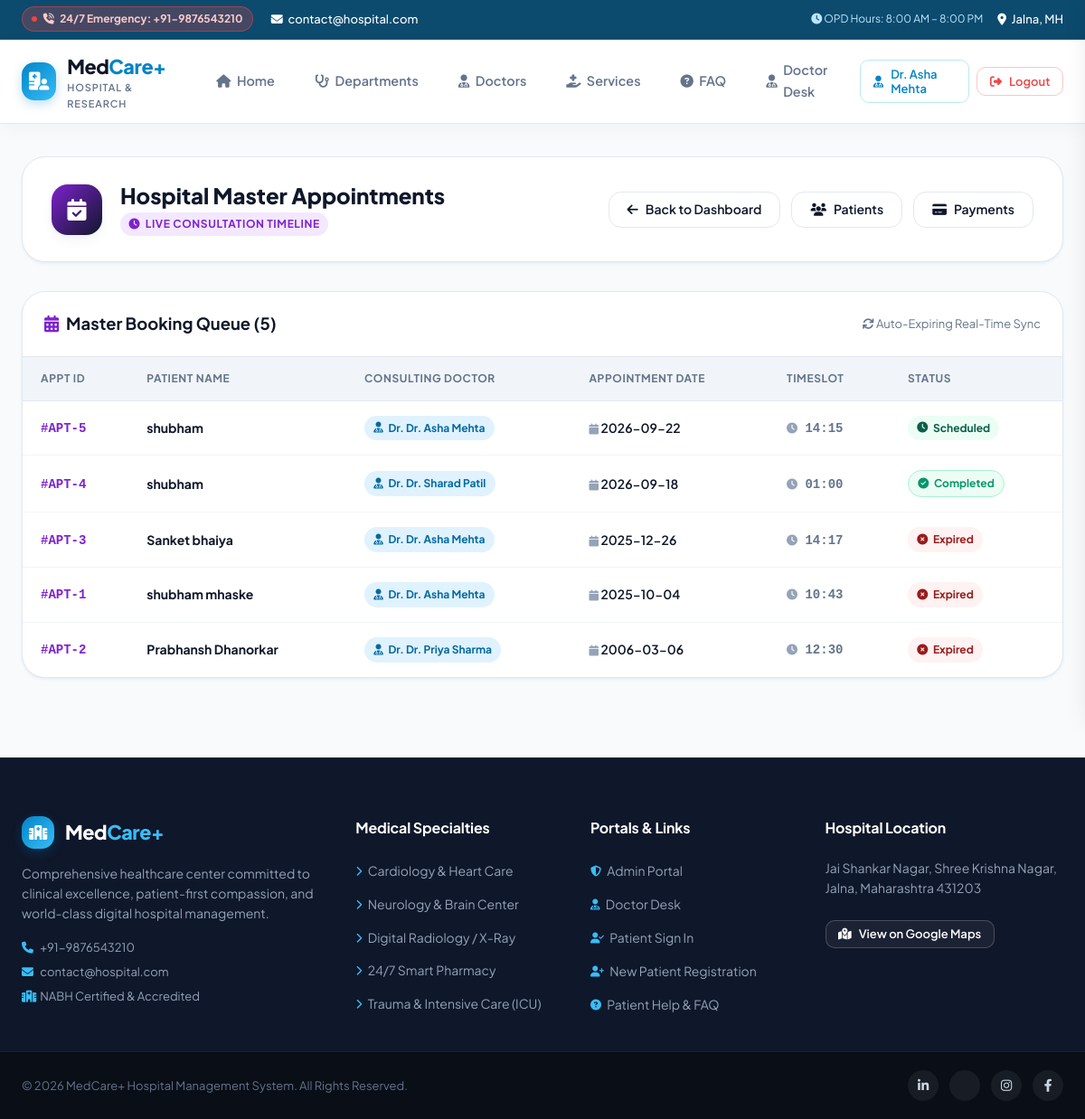
Page /admin/view_appointments (signed in) on the committed database.
### tables this page shows
CREATE TABLE doctors (
    id INTEGER PRIMARY KEY AUTOINCREMENT,
    name TEXT,
    specialization TEXT,
    experience INTEGER,
    mobile TEXT,
    email TEXT UNIQUE,
    password TEXT
);

CREATE TABLE appointments (
    id INTEGER PRIMARY KEY AUTOINCREMENT,
    patient_id INTEGER,
    doctor_id INTEGER,
    appointment_date TEXT,
    appointment_time TEXT,
    status TEXT DEFAULT 'scheduled',
    FOREIGN KEY (patient_id) REFERENCES patients(id),
    FOREIGN KEY (doctor_id) REFERENCES doctors(id)
);

CREATE TABLE patients (
    id INTEGER PRIMARY KEY AUTOINCREMENT,
    name TEXT NOT NULL,
    age INTEGER NOT NULL,
    dob DATE NOT NULL,
    gender TEXT NOT NULL,
    mobile TEXT NOT NULL CHECK(length(mobile) = 10),
    blood_group TEXT NOT NULL,
    address TEXT NOT NULL,
    email TEXT UNIQUE NOT NULL,
    password TEXT NOT NULL
);

### app.py (the view)
@app.route("/admin/view_appointments")
def view_appointments():
    conn = get_db_connection()
    cursor = conn.cursor()
    cursor.execute("""
        SELECT a.id, a.appointment_date, a.appointment_time, a.status,
               d.name AS doctor_name, p.name AS patient_name
        FROM appointments a
        JOIN doctors d ON a.doctor_id = d.id
        JOIN patients p ON a.patient_id = p.id
        ORDER BY a.appointment_date DESC, a.appointment_time DESC
    """)
    rows = cursor.fetchall()
    appointments = [
        {
            "id": row["id"],
            "appointment_date": row["appointment_date"],
            "appointment_time": row["appointment_time"],
            "doctor_name": row["doctor_name"],
            "patient_name": row["patient_name"],
            "status": row["status"]
        }
        for row in rows
    ]
    conn.close()
    return render_template("view_appointments.html", appointments=appointments)

### app.py (called while the page is built)
def get_db_connection():
    conn = sqlite3.connect(DB_PATH, timeout=20.0)
    conn.row_factory = sqlite3.Row
    return conn

def expire_old_appointments():
    now = datetime.now()
    current_date = now.strftime("%Y-%m-%d")
    current_time = now.strftime("%H:%M")
    conn = get_db_connection()
    conn.execute("""
        UPDATE appointments
        SET status = 'Expired'
        WHERE LOWER(status) = 'scheduled'
          AND (
                appointment_date < ?
                OR (appointment_date = ? AND appointment_time < ?)
              )
    """, (current_date, current_date, current_time))
    conn.commit()
    conn.close()

@app.before_request
def before_request():
    expire_old_appointments()

### templates/view_appointments.html (shortened to what this page needs)
{% extends 'layout.html' %}
{% block content %}
<div class="main-content">
  <div class="dashboard-header">
    <div class="dashboard-user-info">
      <div class="dashboard-avatar" style="background: linear-gradient(135deg, #7e22ce, #0f172a);">
        <i class="fa fa-calendar-check"></i>
      </div>
      <div>
        <h1 class="dashboard-title">Hospital Master Appointments</h1>
        <div class="dashboard-role-badge" style="background: #f3e8ff; color: #7e22ce;">
          <i class="fa fa-clock"></i> Live Consultation Timeline
        </div>
      </div>
    </div>
    <div class="dashboard-actions">
      <a href="{{ url_for('admin_dashboard') }}" class="btn btn-outline">
        <i class="fa fa-arrow-left"></i> Back to Dashboard
      </a>
      <a href="{{ url_for('view_patients') }}" class="btn btn-outline">
        <i class="fa fa-users"></i> Patients
      </a>
      <a href="{{ url_for('view_payments') }}" class="btn btn-outline">
        <i class="fa fa-credit-card"></i> Payments
      </a>
    </div>
  </div>
  <div class="table-card">
    <div class="table-header">
      <div class="table-title">
        <i class="fa fa-calendar-days" style="color: #7e22ce;"></i> Master Booking Queue ({{ appointments|length }})
      </div>
      <div style="font-size: 0.8125rem; color: var(--text-muted);">
        <i class="fa fa-arrows-rotate text-emerald-500"></i> Auto-Expiring Real-Time Sync
      </div>
    </div>
    <div class="table-responsive">
      <table class="custom-table">
        <thead>
          <tr>
            <th>Appt ID</th>
            <th>Patient Name</th>
            <th>Consulting Doctor</th>
            <th>Appointment Date</th>
            <th>Timeslot</th>
            <th>Status</th>
          </tr>
        </thead>
        <tbody>
          {% for appt in appointments %}
          <tr>
            <td>
              <span style="font-family: monospace; font-weight: 700; color: #7e22ce;">#APT-{{ appt.id }}</span>
            </td>
            <td>
              <div style="font-weight: 700; color: var(--text-main);">{{ appt.patient_name }}</div>
            </td>
            <td>
              <span class="badge badge-specialization">
                <i class="fa fa-user-doctor"></i> Dr. {{ appt.doctor_name }}
              </span>
            </td>
            <td>
              <span style="color: var(--text-main); font-weight: 600;">
                <i class="fa fa-calendar" style="font-size: 0.75rem; color: #94a3b8;"></i> {{ appt.appointment_date }}
              </span>
            </td>
            <td>
              <span style="font-family: monospace; color: var(--text-muted); font-weight: 600;">
                <i class="fa fa-clock" style="font-size: 0.75rem; color: #94a3b8;"></i> {{ appt.appointment_time }}
              </span>
            </td>
            <td>
              {% if appt.status|lower == 'completed' %}
                <span class="badge" style="background: #ecfdf5; color: #059669; border: 1px solid #a7f3d0;">
                  <i class="fa fa-circle-check"></i> Completed
                </span>
              {% elif appt.status|lower == 'scheduled' %}
                <span class="badge badge-scheduled">
                  <i class="fa fa-clock"></i> Scheduled
                </span>
              {% elif appt.status|lower == 'expired' %}
                <span class="badge badge-expired">
                  <i class="fa fa-circle-xmark"></i> Expired
                </span>
              {% else %}
                <span class="badge badge-info">
                  <i class="fa fa-circle-info"></i> {{ appt.status }}
                </span>
              {% endif %}
            </td>
          </tr>
          {% endfor %}
        </tbody>
      </table>
    </div>
  </div>
</div>
{% endblock %}

### templates/layout.html (shortened to what this page needs)
<!DOCTYPE html>
<html lang="en">
<head>
  <link rel="stylesheet" href="https://cdnjs.cloudflare.com/ajax/libs/font-awesome/6.4.0/css/all.min.css">
  <link rel="stylesheet" href="{{ url_for('static', filename='css/style.css') }}">
</head>
<body>
  <div class="top-bar">
    <div class="top-bar-inner">
      <div style="display: flex; align-items: center; gap: 1.25rem; flex-wrap: wrap;">
        <span class="emergency-badge"><i class="fa fa-phone-volume"></i> 24/7 Emergency: +91-9876543210</span>
        <a href="mailto:contact@hospital.com?subject=Inquiry"><i class="fa fa-envelope"></i> contact@hospital.com</a>
      </div>
      <div style="display: flex; align-items: center; gap: 1rem;">
        <span style="font-size: 0.75rem; color: #bae6fd;"><i class="fa fa-clock"></i> OPD Hours: 8:00 AM – 8:00 PM</span>
        <a href="https://www.google.com/maps/place/Warkad+Hospital/@19.8587013,75.8884777,17z" target="_blank">
          <i class="fa fa-location-dot"></i> Jalna, MH
        </a>
      </div>
    </div>
  </div>
  <header class="site-header">
    <div class="navbar-container">
      <a href="{{ url_for('index') }}" class="brand-logo">
        <div class="brand-icon">
          <i class="fa fa-hospital-user"></i>
        </div>
        <div>
          <div class="brand-title">Med<span>Care+</span></div>
          <span class="brand-subtitle">Hospital & Research</span>
        </div>
      </a>
      <ul class="nav-links">
        <li><a href="{{ url_for('index') }}" class="nav-link {% if request.endpoint == 'index' %}active{% endif %}"><i class="fa fa-house"></i> Home</a></li>
        <li><a href="{{ url_for('index') }}#departments" class="nav-link"><i class="fa fa-stethoscope"></i> Departments</a></li>
        <li><a href="{{ url_for('index') }}#doctors" class="nav-link"><i class="fa fa-user-doctor"></i> Doctors</a></li>
        <li><a href="{{ url_for('index') }}#services" class="nav-link"><i class="fa fa-hand-holding-medical"></i> Services</a></li>
        <li><a href="{{ url_for('index') }}#faq" class="nav-link"><i class="fa fa-circle-question"></i> FAQ</a></li>
        {% if session.get('admin') %}
          <li><a href="{{ url_for('admin_dashboard') }}" class="nav-link {% if request.endpoint and 'admin' in request.endpoint %}active{% endif %}"><i class="fa fa-shield-halved"></i> Admin Hub</a></li>
        {% elif session.get('doctor_id') or session.get('doctor') %}
          <li><a href="{{ url_for('doctor_dashboard') }}" class="nav-link {% if request.endpoint and 'doctor' in request.endpoint %}active{% endif %}"><i class="fa fa-user-doctor"></i> Doctor Desk</a></li>
        {% elif session.get('patient') or session.get('user_id') %}
          <li><a href="{{ url_for('patient_dashboard') }}" class="nav-link {% if request.endpoint and 'patient' in request.endpoint %}active{% endif %}"><i class="fa fa-bed-pulse"></i> Patient Portal</a></li>
        {% endif %}
      </ul>
      <div class="nav-actions">
        {% if session.get('admin') %}
          <div style="display: flex; align-items: center; gap: 0.5rem;">
            <a href="{{ url_for('admin_dashboard') }}" class="btn btn-outline-primary btn-sm"><i class="fa fa-shield-halved"></i> Admin Hub</a>
            <a href="{{ url_for('logout_admin') }}" class="btn btn-danger-outline btn-sm"><i class="fa fa-right-from-bracket"></i> Logout</a>
          </div>
        {% elif session.get('doctor_id') or session.get('doctor') %}
          <div style="display: flex; align-items: center; gap: 0.5rem;">
            <a href="{{ url_for('doctor_dashboard') }}" class="btn btn-outline-primary btn-sm" title="Doctor Desk">
              <i class="fa fa-user-doctor"></i> {% if session.get('doctor_name', '').startswith('Dr.') or session.get('doctor_name', '').startswith('Dr ') %}{{ session.get('doctor_name') }}{% else %}Dr. {{ session.get('doctor_name', 'Doctor') }}{% endif %}
            </a>
            <a href="{{ url_for('logout_doctor') }}" class="btn btn-danger-outline btn-sm" title="Log Out">
              <i class="fa fa-right-from-bracket"></i> Logout
            </a>
          </div>
        {% else %}
          <a href="{{ url_for('login_patient') }}" class="btn btn-outline btn-sm"><i class="fa fa-lock"></i> Sign In</a>
          <a href="{{ url_for('register_patient') }}" class="btn btn-primary btn-sm"><i class="fa fa-user-plus"></i> Register</a>
        {% endif %}
      </div>
    </div>
  </header>
  <main class="page-wrapper">
    {% block content %}{% endblock %}
  </main>
  <footer class="site-footer">
    <div class="footer-top">
      <div class="footer-col">
        <div class="brand-logo" style="color: #ffffff; margin-bottom: 1rem;">
          <div class="brand-icon" style="width: 36px; height: 36px; font-size: 1rem;">
            <i class="fa fa-hospital"></i>
          </div>
          <div>
            <div class="brand-title" style="color: #ffffff;">Med<span style="color: #38bdf8;">Care+</span></div>
          </div>
        </div>
        <p>Comprehensive healthcare center committed to clinical excellence, patient-first compassion, and world-class digital hospital management.</p>
        <div style="font-size: 0.8125rem; color: #94a3b8; display: flex; flex-direction: column; gap: 0.35rem;">
          <span><i class="fa fa-phone" style="color: #38bdf8; width: 18px;"></i> +91-9876543210</span>
          <span><i class="fa fa-envelope" style="color: #38bdf8; width: 18px;"></i> contact@hospital.com</span>
          <span><i class="fa fa-hospital" style="color: #38bdf8; width: 18px;"></i> NABH Certified & Accredited</span>
        </div>
      </div>
      <div class="footer-col">
        <h4>Medical Specialties</h4>
        <ul class="footer-links">
          <li><a href="#departments"><i class="fa fa-chevron-right" style="font-size: 0.7rem; color: #38bdf8;"></i> Cardiology & Heart Care</a></li>
          <li><a href="#departments"><i class="fa fa-chevron-right" style="font-size: 0.7rem; color: #38bdf8;"></i> Neurology & Brain Center</a></li>
          <li><a href="#departments"><i class="fa fa-chevron-right" style="font-size: 0.7rem; color: #38bdf8;"></i> Digital Radiology / X-Ray</a></li>
          <li><a href="#departments"><i class="fa fa-chevron-right" style="font-size: 0.7rem; color: #38bdf8;"></i> 24/7 Smart Pharmacy</a></li>
          <li><a href="#departments"><i class="fa fa-chevron-right" style="font-size: 0.7rem; color: #38bdf8;"></i> Trauma & Intensive Care (ICU)</a></li>
        </ul>
      </div>
      <div class="footer-col">
        <h4>Portals & Links</h4>
        <ul class="footer-links">
          <li><a href="{{ url_for('login_admin') }}"><i class="fa fa-shield-halved" style="font-size: 0.75rem; color: #38bdf8;"></i> Admin Portal</a></li>
          <li><a href="{{ url_for('login_doctor') }}"><i class="fa fa-user-doctor" style="font-size: 0.75rem; color: #38bdf8;"></i> Doctor Desk</a></li>
          <li><a href="{{ url_for('login_patient') }}"><i class="fa fa-user-check" style="font-size: 0.75rem; color: #38bdf8;"></i> Patient Sign In</a></li>
          <li><a href="{{ url_for('register_patient') }}"><i class="fa fa-user-plus" style="font-size: 0.75rem; color: #38bdf8;"></i> New Patient Registration</a></li>
          <li><a href="#faq"><i class="fa fa-circle-question" style="font-size: 0.75rem; color: #38bdf8;"></i> Patient Help & FAQ</a></li>
        </ul>
      </div>
      <div class="footer-col">
        <h4>Hospital Location</h4>
        <p>Jai Shankar Nagar, Shree Krishna Nagar, Jalna, Maharashtra 431203</p>
        <a href="https://www.google.com/maps/place/Warkad+Hospital/@19.8587013,75.8884777,17z" target="_blank" class="btn btn-outline btn-sm" style="color: #ffffff; border-color: rgba(255,255,255,0.2); background: rgba(255,255,255,0.05); margin-top: 0.5rem;">
          <i class="fa fa-map-location-dot"></i> View on Google Maps
        </a>
      </div>
    </div>
    <div class="footer-bottom">
      <div class="footer-bottom-inner">
        <div>
          &copy; 2026 MedCare+ Hospital Management System. All Rights Reserved.
        </div>
        <div class="social-links">
          <a href="https://www.linkedin.com/in/shubham-mhaske-753a53269/" target="_blank" class="social-icon" title="LinkedIn"><i class="fab fa-linkedin-in"></i></a>
          <a href="https://x.com/Shubham97033057" target="_blank" class="social-icon" title="Twitter / X"></a>
          <a href="https://www.instagram.com/its_sbm_1010/" target="_blank" class="social-icon" title="Instagram"><i class="fab fa-instagram"></i></a>
          <a href="https://www.facebook.com/shubham.mhaske.334491" target="_blank" class="social-icon" title="Facebook"><i class="fab fa-facebook-f"></i></a>
        </div>
      </div>
    </div>
  </footer>
</body>
</html>

### rows in the picture
doctors: get "Dr. Asha Mehta"
appointments: id "5", patient_name "shubham", doctor_name "Dr. Asha Mehta", appointment_date "2026-09-22", appointment_time "14:15", status "scheduled" (drawn)
appointments: id "4", patient_name "shubham", doctor_name "Dr. Sharad Patil", appointment_date "2026-09-18", appointment_time "01:00", status "Completed" (drawn)
appointments: id "3", patient_name "Sanket bhaiya", doctor_name "Dr. Asha Mehta", appointment_date "2025-12-26", appointment_time "14:17", status "Expired" (drawn)
appointments: id "1", patient_name "shubham mhaske", doctor_name "Dr. Asha Mehta", appointment_date "2025-10-04", appointment_time "10:43", status "Expired" (drawn)
appointments: id "2", patient_name "Prabhansh Dhanorkar", doctor_name "Dr. Priya Sharma", appointment_date "2006-03-06", appointment_time "12:30", status "Expired" (drawn)

### other values in the picture
{{ appointments|length }} "5"
